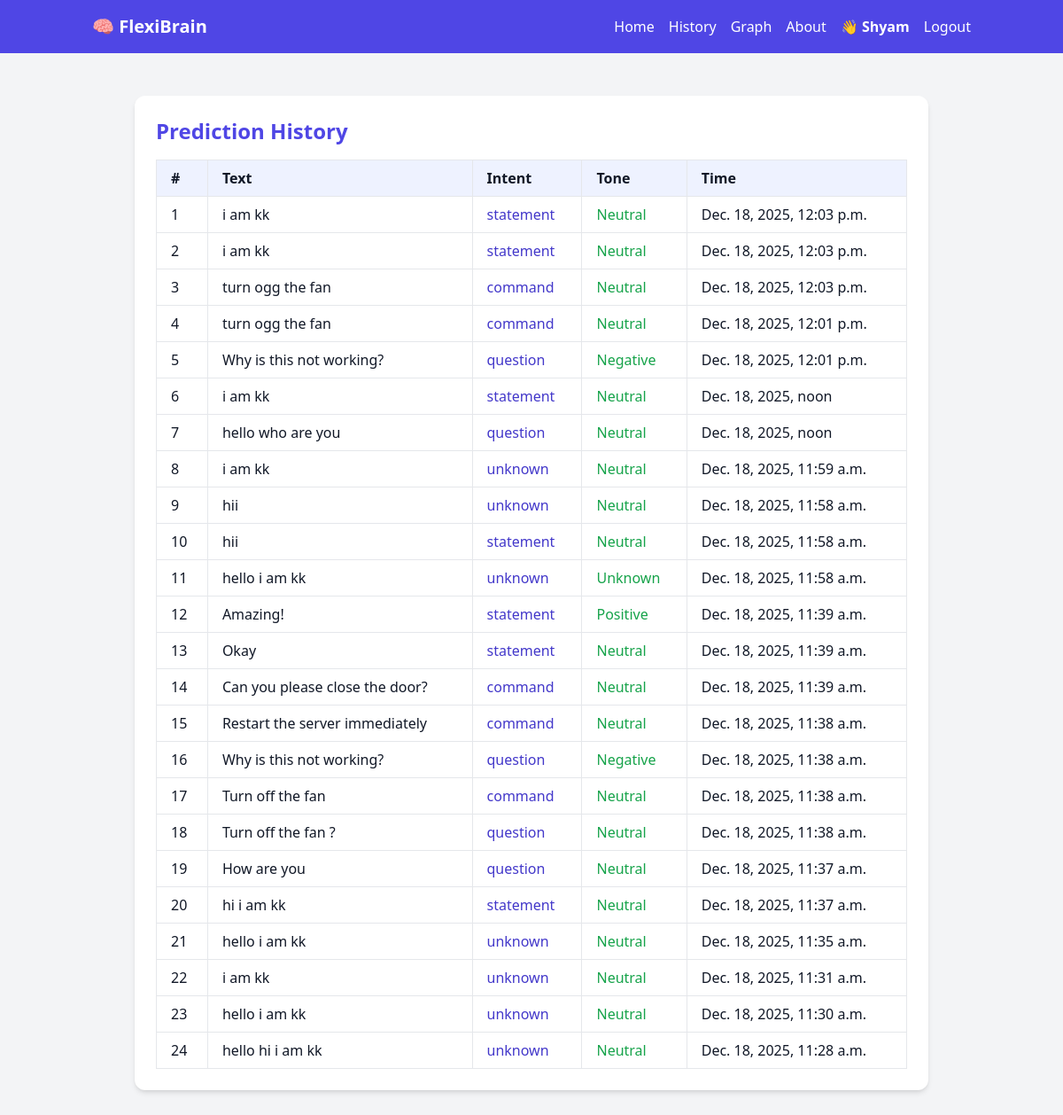
The page /history/ (signed in) on the database its author committed.
### loggerapp/models.py (models this page shows, shortened)
class PredictionLog(models.Model):  # ✅ renamed from LogEntry to PredictionLog
    user = models.ForeignKey(User, on_delete=models.SET_NULL, null=True, blank=True) #If the linked User is deleted, the user field will be set to NULL, not deleted.(ondelete=models.SET_NULL)
    text = models.TextField()
    intent = models.CharField(max_length=100)
    tone = models.CharField(max_length=100)
    timestamp = models.DateTimeField(auto_now_add=True)

### loggerapp/views.py (the view)
# urls.py: path('history/', log_views.history, name='history'),
@login_required
def history(request):
    user_logs = PredictionLog.objects.filter(user=request.user).order_by('-timestamp') # Fetches all logs for the logged-in user, ordered by timestamp (most recent first).
    return render(request, 'history.html', {'history': user_logs})

### loggerapp/templates/history.html
{% extends 'base.html' %}
{% block content %}
<section class="min-h-screen bg-gray-100 py-12 px-4">
  <div class="max-w-4xl mx-auto bg-white shadow-md rounded-xl p-6">
    <h2 class="text-2xl font-semibold text-indigo-600 mb-4">Prediction History</h2>
    <table class="table-auto w-full text-left border">
      <thead class="bg-indigo-50">
        <tr>
          <th class="px-4 py-2 border">#</th>
          <th class="px-4 py-2 border">Text</th>
          <th class="px-4 py-2 border">Intent</th>
          <th class="px-4 py-2 border">Tone</th>
          <th class="px-4 py-2 border">Time</th>
        </tr>
      </thead>
      <tbody>
        {% for entry in history %}
        <tr class="hover:bg-gray-50">
          <td class="px-4 py-2 border">{{ forloop.counter }}</td>
          <td class="px-4 py-2 border">{{ entry.text }}</td>
          <td class="px-4 py-2 border text-indigo-700">{{ entry.intent }}</td>
          <td class="px-4 py-2 border text-green-600">{{ entry.tone }}</td>
          <td class="px-4 py-2 border">{{ entry.timestamp }}</td>
        </tr>
        {% empty %}
        <tr><td colspan="5" class="text-center py-4">No history available.</td></tr>
        {% endfor %}
      </tbody>
    </table>
  </div>
</section>
{% endblock %}

### loggerapp/templates/base.html (shortened to what this page needs)
<!DOCTYPE html>
<html lang="en">
<head>
  <script src="https://cdn.tailwindcss.com"></script>
</head>
<body class="bg-white text-gray-900">
  <nav class="bg-indigo-600 text-white py-4 shadow-md">
    <div class="container mx-auto px-4 flex justify-between items-center">
      <h1 class="text-xl font-bold">🧠 FlexiBrain</h1>
      <ul class="flex gap-4 items-center">
        <li><a href="/" class="hover:underline">Home</a></li>
        <li><a href="/history/" class="hover:underline">History</a></li>
        <li><a href="/graph/" class="hover:underline">Graph</a></li>
        <li><a href="/about/" class="hover:underline">About</a></li>
        {% if user.is_authenticated %}
          <li class="text-white font-semibold">👋 {{ user.username }}</li>
          <li><a href="/logout/" class="hover:underline">Logout</a></li>
        {% else %}
          <li><a href="/login/" class="hover:underline">Login</a></li>
          <li><a href="/signup/" class="hover:underline">Signup</a></li>
        {% endif %}
      </ul>
    </div>
  </nav>
  {% block content %}{% endblock %}
</body>
</html>

### rows shown on the page
PredictionLog: text "i am kk", intent "statement", tone "Neutral", timestamp "Dec. 18, 2025, 12:03 p.m."
PredictionLog: text "i am kk", intent "statement", tone "Neutral", timestamp "Dec. 18, 2025, 12:03 p.m."
PredictionLog: text "turn ogg the fan", intent "command", tone "Neutral", timestamp "Dec. 18, 2025, 12:03 p.m."
PredictionLog: text "turn ogg the fan", intent "command", tone "Neutral", timestamp "Dec. 18, 2025, 12:01 p.m."
PredictionLog: text "Why is this not working?", intent "question", tone "Negative", timestamp "Dec. 18, 2025, 12:01 p.m."
PredictionLog: text "i am kk", intent "statement", tone "Neutral", timestamp "Dec. 18, 2025, noon"
PredictionLog: text "hello who are you", intent "question", tone "Neutral", timestamp "Dec. 18, 2025, noon"
PredictionLog: text "i am kk", intent "unknown", tone "Neutral", timestamp "Dec. 18, 2025, 11:59 a.m."
PredictionLog: text "hii", intent "unknown", tone "Neutral", timestamp "Dec. 18, 2025, 11:58 a.m."
PredictionLog: text "hii", intent "statement", tone "Neutral", timestamp "Dec. 18, 2025, 11:58 a.m."
PredictionLog: text "hello i am kk", intent "unknown", tone "Unknown", timestamp "Dec. 18, 2025, 11:58 a.m."
PredictionLog: text "Amazing!", intent "statement", tone "Positive", timestamp "Dec. 18, 2025, 11:39 a.m."
PredictionLog: text "Okay", intent "statement", tone "Neutral", timestamp "Dec. 18, 2025, 11:39 a.m."
PredictionLog: text "Can you please close the door?", intent "command", tone "Neutral", timestamp "Dec. 18, 2025, 11:39 a.m."
PredictionLog: text "Restart the server immediately", intent "command", tone "Neutral", timestamp "Dec. 18, 2025, 11:38 a.m."
PredictionLog: text "Why is this not working?", intent "question", tone "Negative", timestamp "Dec. 18, 2025, 11:38 a.m."
PredictionLog: text "Turn off the fan", intent "command", tone "Neutral", timestamp "Dec. 18, 2025, 11:38 a.m."
PredictionLog: text "Turn off the fan ?", intent "question", tone "Neutral", timestamp "Dec. 18, 2025, 11:38 a.m."
PredictionLog: text "How are you", intent "question", tone "Neutral", timestamp "Dec. 18, 2025, 11:37 a.m."
PredictionLog: text "hi i am kk", intent "statement", tone "Neutral", timestamp "Dec. 18, 2025, 11:37 a.m."
PredictionLog: text "hello i am kk", intent "unknown", tone "Neutral", timestamp "Dec. 18, 2025, 11:35 a.m."
PredictionLog: text "i am kk", intent "unknown", tone "Neutral", timestamp "Dec. 18, 2025, 11:31 a.m."
PredictionLog: text "hello i am kk", intent "unknown", tone "Neutral", timestamp "Dec. 18, 2025, 11:30 a.m."
PredictionLog: text "hello hi i am kk", intent "unknown", tone "Neutral", timestamp "Dec. 18, 2025, 11:28 a.m."

### other values the page prints
{{ user.username }} "Shyam"
